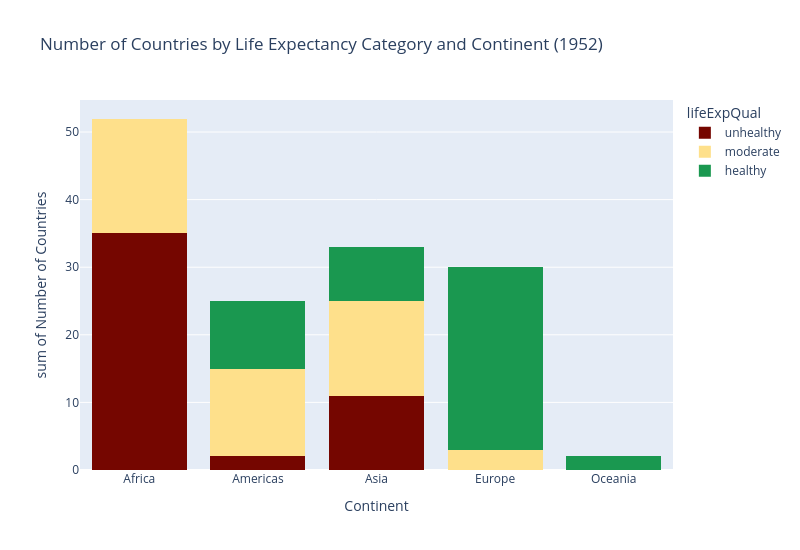

The notebook cell this image was saved under:
### Markdown cell above
- Graphically represent the connection between `lifeExpQual` and `continent` in year 1952.
- Describe what you see.

### Code cell
# To do
data_1952 = data_1952.copy()
data_1952['lifeExpQual'] = pd.qcut(
    data_1952['lifeExp'],
    q=3,
    labels=['unhealthy', 'moderate', 'healthy']
)

# Cross-tabulation of counts
ct = pd.crosstab(data_1952['continent'], data_1952['lifeExpQual'])
print(ct)

# Reshape counts to long format for Plotly (no division into proportions)
ct_long = ct.reset_index().melt(id_vars='continent', var_name='lifeExpQual', value_name='count')

# Stacked bar chart (counts) to visualize the relationship
fig = px.histogram(
    ct_long,
    x='continent',
    y='count',
    color='lifeExpQual',
    category_orders={'lifeExpQual': ['unhealthy', 'moderate', 'healthy']},
    color_discrete_map={
        'unhealthy': "#750600",
        'moderate': '#fee08b',
        'healthy': '#1a9850'
    },
    title='Number of Countries by Life Expectancy Category and Continent (1952)',
    labels={'continent': 'Continent', 'count': 'Number of Countries', 'lifeExpQual': 'lifeExpQual'}
)

fig.update_layout(
    barmode='stack',
    width=800,
    height=550
)

fig.show()

### Figure 1 — Plotly figure (JSON) as saved in the notebook; plotly's stock layout.template omitted (floating-point values rounded to 4 significant figures)
{"data": [{"bingroup": "x", "histfunc": "sum", "hovertemplate": "lifeExpQual=unhealthy<br>Continent=%{x}<br>sum of Number of Countries=%{y}<extra></extra>", "legendgroup": "unhealthy", "marker": {"color": "#750600", "pattern": {"shape": ""}}, "name": "unhealthy", "orientation": "v", "showlegend": true, "type": "histogram", "x": ["Africa", "Americas", "Asia", "Europe", "Oceania"], "xaxis": "x", "y": [35, 2, 11, 0, 0], "yaxis": "y"}, {"bingroup": "x", "histfunc": "sum", "hovertemplate": "lifeExpQual=moderate<br>Continent=%{x}<br>sum of Number of Countries=%{y}<extra></extra>", "legendgroup": "moderate", "marker": {"color": "#fee08b", "pattern": {"shape": ""}}, "name": "moderate", "orientation": "v", "showlegend": true, "type": "histogram", "x": ["Africa", "Americas", "Asia", "Europe", "Oceania"], "xaxis": "x", "y": [17, 13, 14, 3, 0], "yaxis": "y"}, {"bingroup": "x", "histfunc": "sum", "hovertemplate": "lifeExpQual=healthy<br>Continent=%{x}<br>sum of Number of Countries=%{y}<extra></extra>", "legendgroup": "healthy", "marker": {"color": "#1a9850", "pattern": {"shape": ""}}, "name": "healthy", "orientation": "v", "showlegend": true, "type": "histogram", "x": ["Africa", "Americas", "Asia", "Europe", "Oceania"], "xaxis": "x", "y": [0, 10, 8, 27, 2], "yaxis": "y"}], "layout": {"barmode": "stack", "height": 550, "legend": {"title": {"text": "lifeExpQual"}, "tracegroupgap": 0}, "title": {"text": "Number of Countries by Life Expectancy Category and Continent (1952)"}, "width": 800, "xaxis": {"anchor": "y", "domain": [0, 1], "title": {"text": "Continent"}}, "yaxis": {"anchor": "x", "domain": [0, 1], "title": {"text": "sum of Number of Countries"}}}}
